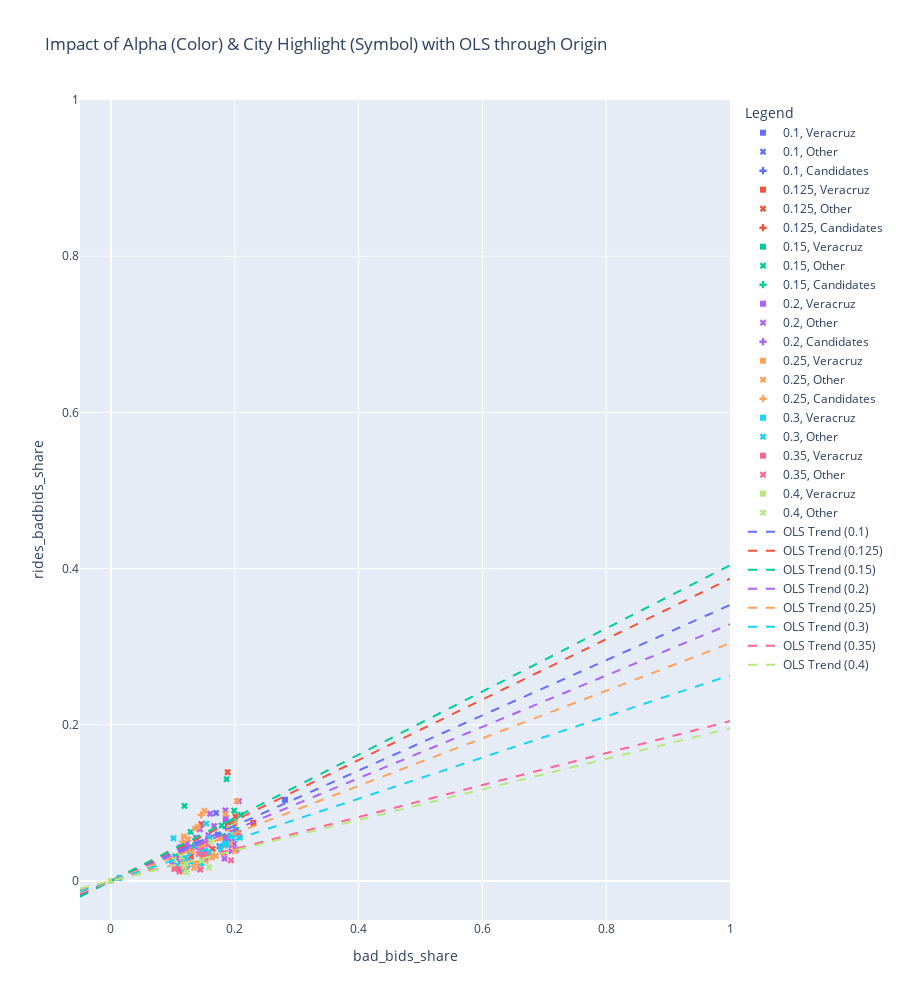

Write notebook code for a chart like this one.
### Code cell
if df_filtered.empty:
    print(f"DataFrame пуст после фильтрации с MIN_COMPLETED_ORDERS = {MIN_COMPLETED_ORDERS}. График не будет построен.")
else:
    fig = px.scatter(df_filtered,
                     x='bad_bids_share',
                     y='rides_badbids_share',
                     color='alpha_value_str',
                     symbol='highlight_status',
                     symbol_map={
                         'veracrus': 'star',
                         'veracrus_candidates': 'cross'
                     },
                     hover_data=df_filtered.columns.tolist(),
                     title='Impact of Alpha (Color) & City Highlight (Symbol) with OLS through Origin',
                     labels={
                         'share_of_bad_bids': 'Share of Bad Bids',
                         'share_done_orders_with_bad_tender': 'Share of Completed Orders with Bad Tender',
                         'alpha_value_str': 'Alpha Value',
                         'highlight_status': 'City Status'
                     }
                    )

    alpha_color_map = {}
    for trace in fig.data:
        alpha_val_for_trace = trace.legendgroup
        if alpha_val_for_trace not in alpha_color_map:
            alpha_color_map[alpha_val_for_trace] = trace.marker.color
    print(alpha_color_map)

    unique_alpha_values = sorted(df_filtered['alpha_value_str'].unique())

    for current_alpha_str in unique_alpha_values:
        # Данные для OLS берутся по ВСЕМ точкам для текущего current_alpha_str
        group_data_for_ols = df_filtered[df_filtered['alpha_value_str'] == current_alpha_str]

        x_data = group_data_for_ols['bad_bids_share']
        y_data = group_data_for_ols['rides_badbids_share']

        valid_indices = x_data.notna() & y_data.notna()
        x_clean = x_data[valid_indices]
        y_clean = y_data[valid_indices]

        if len(x_clean) >= 2:
            try:
                model = sm.OLS(y_clean, x_clean)
                results = model.fit()

                if results.params.empty:
                    print(f"Предупреждение: Параметры OLS пусты для alpha_value_str = {current_alpha_str}.")
                    continue
                
                slope = results.params.iloc[0]

                if pd.notna(slope) and np.isfinite(slope):
                    x_range_for_line = np.array([-0.05, 1.0])
                    y_line = slope * x_range_for_line
                    
                    line_color = get_color_for_alpha(current_alpha_str, alpha_color_map)
                    if line_color is None:
                        print(f"Предупреждение: Цвет не найден для OLS alpha_value_str = {current_alpha_str}. Используется черный.")
                        line_color = 'rgba(0,0,0,0.5)'

                    fig.add_trace(go.Scatter(
                        x=x_range_for_line,
                        y=y_line,
                        mode='lines',
                        name=f'OLS Trend ({current_alpha_str})',
                        line=dict(color=line_color, width=2, dash='dash'),
                        legendgroup=f"group_{current_alpha_str}", 
                        showlegend=True
                    ))
                else:
                    print(f"Предупреждение: Наклон (slope) NaN/Inf для alpha_value_str = {current_alpha_str}.")
            except Exception as e:
                print(f"Ошибка OLS для alpha_value_str = {current_alpha_str}: {e}")
        else:
            print(f"Мало данных (нужно >= 2, есть {len(x_clean)}) для OLS alpha_value_str = {current_alpha_str}.")

    fig.update_layout(
        xaxis=dict(range=[-0.05, 1]),
        yaxis=dict(range=[-0.05, 1]),
        height=1000,
        legend_title_text="Legend"
    )

    fig.show()

### Figure 1 — Plotly figure (JSON) as saved in the notebook; plotly's stock layout.template omitted (floating-point values rounded to 4 significant figures; data arrays with more than 128 entries replaced by an {"elided": "..."} marker saying what was removed)
{"data": [{"customdata": [[4180, "auto_econom", 251.8, 0.1, 1703807, 478959, 612827, 63721, "0.1", "Veracruz"]], "hovertemplate": "Alpha Value=%{customdata[8]}<br>City Status=%{customdata[9]}<br>bad_bids_share=%{x}<br>rides_badbids_share=%{y}<br>city_id=%{customdata[0]}<br>order_type=%{customdata[1]}<br>avg_rta=%{customdata[2]}<br>alpha_value=%{customdata[3]}<br>bids_count=%{customdata[4]}<br>bad_bids_count=%{customdata[5]}<br>rides_count=%{customdata[6]}<br>rides_badbids_count=%{customdata[7]}<extra></extra>", "legendgroup": "0.1, Veracruz", "marker": {"color": "#636efa", "symbol": "square"}, "mode": "markers", "name": "0.1, Veracruz", "orientation": "v", "showlegend": true, "type": "scatter", "x": [0.2811], "xaxis": "x", "y": [0.104], "yaxis": "y"}, {"customdata": [[4267, "auto_econom", 193.3, 0.1, 1447079, 250085, 450217, 26829, "0.1", "Other"], [4209, "auto_econom_dublicate", 373.7, 0.1, 5015514, 851563, 936182, 81438, "0.1", "Other"], [5473, "auto_econom", 434.6, 0.1, 3138033, 550365, 479830, 21307, "0.1", "Other"], [5568, "auto_econom", 172.4, 0.1, 1514981, 192262, 375199, 14709, "0.1", "Other"], [5681, "auto_econom", 295.2, 0.1, 1489611, 221106, 351611, 12814, "0.1", "Other"]], "hovertemplate": "Alpha Value=%{customdata[8]}<br>City Status=%{customdata[9]}<br>bad_bids_share=%{x}<br>rides_badbids_share=%{y}<br>city_id=%{customdata[0]}<br>order_type=%{customdata[1]}<br>avg_rta=%{customdata[2]}<br>alpha_value=%{customdata[3]}<br>bids_count=%{customdata[4]}<br>bad_bids_count=%{customdata[5]}<br>rides_count=%{customdata[6]}<br>rides_badbids_count=%{customdata[7]}<extra></extra>", "legendgroup": "0.1, Other", "marker": {"color": "#636efa", "symbol": "x"}, "mode": "markers", "name": "0.1, Other", "orientation": "v", "showlegend": true, "type": "scatter", "x": [0.1728, 0.1698, 0.1754, 0.1269, 0.1484], "xaxis": "x", "y": [0.05959, 0.08699, 0.04441, 0.0392, 0.03644], "yaxis": "y"}, {"customdata": [[4271, "auto_econom", 200.4, 0.1, 1901412, 353697, 594691, 40760, "0.1", "Candidates"], [4381, "auto_econom", 220.6, 0.1, 1179737, 138486, 459629, 19135, "0.1", "Candidates"]], "hovertemplate": "Alpha Value=%{customdata[8]}<br>City Status=%{customdata[9]}<br>bad_bids_share=%{x}<br>rides_badbids_share=%{y}<br>city_id=%{customdata[0]}<br>order_type=%{customdata[1]}<br>avg_rta=%{customdata[2]}<br>alpha_value=%{customdata[3]}<br>bids_count=%{customdata[4]}<br>bad_bids_count=%{customdata[5]}<br>rides_count=%{customdata[6]}<br>rides_badbids_count=%{customdata[7]}<extra></extra>", "legendgroup": "0.1, Candidates", "marker": {"color": "#636efa", "symbol": "cross"}, "mode": "markers", "name": "0.1, Candidates", "orientation": "v", "showlegend": true, "type": "scatter", "x": [0.186, 0.1174], "xaxis": "x", "y": [0.06854, 0.04163], "yaxis": "y"}, {"customdata": [[4180, "auto_econom", 251.8, 0.125, 1703807, 391818, 612827, 45619, "0.125", "Veracruz"]], "hovertemplate": "Alpha Value=%{customdata[8]}<br>City Status=%{customdata[9]}<br>bad_bids_share=%{x}<br>rides_badbids_share=%{y}<br>city_id=%{customdata[0]}<br>order_type=%{customdata[1]}<br>avg_rta=%{customdata[2]}<br>alpha_value=%{customdata[3]}<br>bids_count=%{customdata[4]}<br>bad_bids_count=%{customdata[5]}<br>rides_count=%{customdata[6]}<br>rides_badbids_count=%{customdata[7]}<extra></extra>", "legendgroup": "0.125, Veracruz", "marker": {"color": "#EF553B", "symbol": "square"}, "mode": "markers", "name": "0.125, Veracruz", "orientation": "v", "showlegend": true, "type": "scatter", "x": [0.23], "xaxis": "x", "y": [0.07444], "yaxis": "y"}, {"customdata": [[4209, "auto_econom_dublicate", 373.7, 0.125, 5015514, 731791, 936182, 68229, "0.125", "Other"], [5249, "Ride A/C", 346.9, 0.125, 4134294, 779656, 701354, 97618, "0.125", "Other"], [5473, "auto_econom", 434.6, 0.125, 3138033, 515319, 479830, 19713, "0.125", "Other"], [5568, "auto_econom", 172.4, 0.125, 1514981, 171647, 375199, 12889, "0.125", "Other"], [4247, "auto_econom", 217.2, 0.125, 1226153, 227196, 310552, 17445, "0.125", "Other"], [4208, "auto_econom_dublicate", 361.1, 0.125, 3211709, 645938, 666460, 55103, "0.125", "Other"], [4267, "auto_econom", 193.3, 0.125, 1447079, 213062, 450217, 21615, "0.125", "Other"], [5681, "auto_econom", 295.2, 0.125, 1489611, 192950, 351611, 11153, "0.125", "Other"]], "hovertemplate": "Alpha Value=%{customdata[8]}<br>City Status=%{customdata[9]}<br>bad_bids_share=%{x}<br>rides_badbids_share=%{y}<br>city_id=%{customdata[0]}<br>order_type=%{customdata[1]}<br>avg_rta=%{customdata[2]}<br>alpha_value=%{customdata[3]}<br>bids_count=%{customdata[4]}<br>bad_bids_count=%{customdata[5]}<br>rides_count=%{customdata[6]}<br>rides_badbids_count=%{customdata[7]}<extra></extra>", "legendgroup": "0.125, Other", "marker": {"color": "#EF553B", "symbol": "x"}, "mode": "markers", "name": "0.125, Other", "orientation": "v", "showlegend": true, "type": "scatter", "x": [0.1459, 0.1886, 0.1642, 0.1133, 0.1853, 0.2011, 0.1472, 0.1295], "xaxis": "x", "y": [0.07288, 0.1392, 0.04108, 0.03435, 0.05617, 0.08268, 0.04801, 0.03172], "yaxis": "y"}, {"customdata": [[4271, "auto_econom", 200.4, 0.125, 1901412, 299570, 594691, 31953, "0.125", "Candidates"]], "hovertemplate": "Alpha Value=%{customdata[8]}<br>City Status=%{customdata[9]}<br>bad_bids_share=%{x}<br>rides_badbids_share=%{y}<br>city_id=%{customdata[0]}<br>order_type=%{customdata[1]}<br>avg_rta=%{customdata[2]}<br>alpha_value=%{customdata[3]}<br>bids_count=%{customdata[4]}<br>bad_bids_count=%{customdata[5]}<br>rides_count=%{customdata[6]}<br>rides_badbids_count=%{customdata[7]}<extra></extra>", "legendgroup": "0.125, Candidates", "marker": {"color": "#EF553B", "symbol": "cross"}, "mode": "markers", "name": "0.125, Candidates", "orientation": "v", "showlegend": true, "type": "scatter", "x": [0.1576], "xaxis": "x", "y": [0.05373], "yaxis": "y"}, {"customdata": [[4180, "auto_econom", 251.8, 0.15, 1703807, 343922, 612827, 39923, "0.15", "Veracruz"]], "hovertemplate": "Alpha Value=%{customdata[8]}<br>City Status=%{customdata[9]}<br>bad_bids_share=%{x}<br>rides_badbids_share=%{y}<br>city_id=%{customdata[0]}<br>order_type=%{customdata[1]}<br>avg_rta=%{customdata[2]}<br>alpha_value=%{customdata[3]}<br>bids_count=%{customdata[4]}<br>bad_bids_count=%{customdata[5]}<br>rides_count=%{customdata[6]}<br>rides_badbids_count=%{customdata[7]}<extra></extra>", "legendgroup": "0.15, Veracruz", "marker": {"color": "#00cc96", "symbol": "square"}, "mode": "markers", "name": "0.15, Veracruz", "orientation": "v", "showlegend": true, "type": "scatter", "x": [0.2019], "xaxis": "x", "y": [0.06515], "yaxis": "y"}, {"customdata": {"elided": "14x10 mixed values"}, "hovertemplate": "Alpha Value=%{customdata[8]}<br>City Status=%{customdata[9]}<br>bad_bids_share=%{x}<br>rides_badbids_share=%{y}<br>city_id=%{customdata[0]}<br>order_type=%{customdata[1]}<br>avg_rta=%{customdata[2]}<br>alpha_value=%{customdata[3]}<br>bids_count=%{customdata[4]}<br>bad_bids_count=%{customdata[5]}<br>rides_count=%{customdata[6]}<br>rides_badbids_count=%{customdata[7]}<extra></extra>", "legendgroup": "0.15, Other", "marker": {"color": "#00cc96", "symbol": "x"}, "mode": "markers", "name": "0.15, Other", "orientation": "v", "showlegend": true, "type": "scatter", "x": [0.1991, 0.2098, 0.1285, 0.1868, 0.1188, 0.1806, 0.1483, 0.1135, 0.1788, 0.1894, 0.122, 0.1995, 0.1038, 0.118], "xaxis": "x", "y": [0.09015, 0.08451, 0.06289, 0.1303, 0.09604, 0.05769, 0.03652, 0.02719, 0.07094, 0.0747, 0.03929, 0.07613, 0.03154, 0.02617], "yaxis": "y"}, {"customdata": [[4271, "auto_econom", 200.4, 0.15, 1901412, 253299, 594691, 26782, "0.15", "Candidates"]], "hovertemplate": "Alpha Value=%{customdata[8]}<br>City Status=%{customdata[9]}<br>bad_bids_share=%{x}<br>rides_badbids_share=%{y}<br>city_id=%{customdata[0]}<br>order_type=%{customdata[1]}<br>avg_rta=%{customdata[2]}<br>alpha_value=%{customdata[3]}<br>bids_count=%{customdata[4]}<br>bad_bids_count=%{customdata[5]}<br>rides_count=%{customdata[6]}<br>rides_badbids_count=%{customdata[7]}<extra></extra>", "legendgroup": "0.15, Candidates", "marker": {"color": "#00cc96", "symbol": "cross"}, "mode": "markers", "name": "0.15, Candidates", "orientation": "v", "showlegend": true, "type": "scatter", "x": [0.1332], "xaxis": "x", "y": [0.04504], "yaxis": "y"}, {"customdata": [[4180, "auto_econom", 251.8, 0.2, 1703807, 169124, 612827, 15708, "0.2", "Veracruz"]], "hovertemplate": "Alpha Value=%{customdata[8]}<br>City Status=%{customdata[9]}<br>bad_bids_share=%{x}<br>rides_badbids_share=%{y}<br>city_id=%{customdata[0]}<br>order_type=%{customdata[1]}<br>avg_rta=%{customdata[2]}<br>alpha_value=%{customdata[3]}<br>bids_count=%{customdata[4]}<br>bad_bids_count=%{customdata[5]}<br>rides_count=%{customdata[6]}<br>rides_badbids_count=%{customdata[7]}<extra></extra>", "legendgroup": "0.2, Veracruz", "marker": {"color": "#ab63fa", "symbol": "square"}, "mode": "markers", "name": "0.2, Veracruz", "orientation": "v", "showlegend": true, "type": "scatter", "x": [0.09926], "xaxis": "x", "y": [0.02563], "yaxis": "y"}, {"customdata": {"elided": "29x10 mixed values"}, "hovertemplate": "Alpha Value=%{customdata[8]}<br>City Status=%{customdata[9]}<br>bad_bids_share=%{x}<br>rides_badbids_share=%{y}<br>city_id=%{customdata[0]}<br>order_type=%{customdata[1]}<br>avg_rta=%{customdata[2]}<br>alpha_value=%{customdata[3]}<br>bids_count=%{customdata[4]}<br>bad_bids_count=%{customdata[5]}<br>rides_count=%{customdata[6]}<br>rides_badbids_count=%{customdata[7]}<extra></extra>", "legendgroup": "0.2, Other", "marker": {"color": "#ab63fa", "symbol": "x"}, "mode": "markers", "name": "0.2, Other", "orientation": "v", "showlegend": true, "type": "scatter", "x": [0.1228, 0.1849, 0.1204, 0.1989, 0.1909, 0.1386, 0.1372, 0.1377, 0.1946, 0.2026, 0.1437, 0.1561, 0.1946, 0.1067, 0.1389, 0.1247, 0.1573, 0.1138, 0.1857, 0.185, 0.1833, 0.1602, 0.1113, 0.1667, 0.1158, 0.2065, 0.115, 0.1945, 0.1853], "xaxis": "x", "y": [0.04819, 0.09047, 0.0418, 0.04758, 0.04635, 0.04847, 0.04316, 0.05547, 0.04619, 0.0401, 0.06622, 0.05055, 0.05051, 0.02886, 0.0456, 0.04266, 0.05872, 0.03979, 0.08032, 0.07792, 0.02865, 0.08608, 0.04283, 0.07044, 0.0437, 0.1022, 0.02638, 0.03822, 0.05313], "yaxis": "y"}, {"customdata": [[4244, "auto_econom_nocomment", 270.4, 0.2, 3142921, 577197, 869506, 48611, "0.2", "Candidates"], [5548, "auto_econom", 270.4, 0.2, 4609340, 692657, 1348288, 51635, "0.2", "Candidates"], [5504, "auto_econom", 208.3, 0.2, 2315121, 362965, 671074, 34667, "0.2", "Candidates"]], "hovertemplate": "Alpha Value=%{customdata[8]}<br>City Status=%{customdata[9]}<br>bad_bids_share=%{x}<br>rides_badbids_share=%{y}<br>city_id=%{customdata[0]}<br>order_type=%{customdata[1]}<br>avg_rta=%{customdata[2]}<br>alpha_value=%{customdata[3]}<br>bids_count=%{customdata[4]}<br>bad_bids_count=%{customdata[5]}<br>rides_count=%{customdata[6]}<br>rides_badbids_count=%{customdata[7]}<extra></extra>", "legendgroup": "0.2, Candidates", "marker": {"color": "#ab63fa", "symbol": "cross"}, "mode": "markers", "name": "0.2, Candidates", "orientation": "v", "showlegend": true, "type": "scatter", "x": [0.1836, 0.1503, 0.1568], "xaxis": "x", "y": [0.05591, 0.0383, 0.05166], "yaxis": "y"}, {"customdata": [[4180, "auto_econom", 251.8, 0.25, 1703807, 109301, 612827, 9948, "0.25", "Veracruz"]], "hovertemplate": "Alpha Value=%{customdata[8]}<br>City Status=%{customdata[9]}<br>bad_bids_share=%{x}<br>rides_badbids_share=%{y}<br>city_id=%{customdata[0]}<br>order_type=%{customdata[1]}<br>avg_rta=%{customdata[2]}<br>alpha_value=%{customdata[3]}<br>bids_count=%{customdata[4]}<br>bad_bids_count=%{customdata[5]}<br>rides_count=%{customdata[6]}<br>rides_badbids_count=%{customdata[7]}<extra></extra>", "legendgroup": "0.25, Veracruz", "marker": {"color": "#FFA15A", "symbol": "square"}, "mode": "markers", "name": "0.25, Veracruz", "orientation": "v", "showlegend": true, "type": "scatter", "x": [0.06415], "xaxis": "x", "y": [0.01623], "yaxis": "y"}, {"customdata": {"elided": "28x10 mixed values"}, "hovertemplate": "Alpha Value=%{customdata[8]}<br>City Status=%{customdata[9]}<br>bad_bids_share=%{x}<br>rides_badbids_share=%{y}<br>city_id=%{customdata[0]}<br>order_type=%{customdata[1]}<br>avg_rta=%{customdata[2]}<br>alpha_value=%{customdata[3]}<br>bids_count=%{customdata[4]}<br>bad_bids_count=%{customdata[5]}<br>rides_count=%{customdata[6]}<br>rides_badbids_count=%{customdata[7]}<extra></extra>", "legendgroup": "0.25, Other", "marker": {"color": "#FFA15A", "symbol": "x"}, "mode": "markers", "name": "0.25, Other", "orientation": "v", "showlegend": true, "type": "scatter", "x": [0.1754, 0.1361, 0.163, 0.1234, 0.1357, 0.1344, 0.1511, 0.1305, 0.1469, 0.118, 0.1851, 0.2, 0.1626, 0.1696, 0.1403, 0.1997, 0.1246, 0.1589, 0.1205, 0.1907, 0.2033, 0.1533, 0.1833, 0.2069, 0.1927, 0.1157, 0.1433, 0.1175], "xaxis": "x", "y": [0.05451, 0.06696, 0.03014, 0.02074, 0.02279, 0.01675, 0.08966, 0.03801, 0.03122, 0.01423, 0.08592, 0.07392, 0.03307, 0.03206, 0.06927, 0.03837, 0.05368, 0.03226, 0.02033, 0.06659, 0.1022, 0.02617, 0.04474, 0.05623, 0.04769, 0.02445, 0.02205, 0.05714], "yaxis": "y"}, {"customdata": [[4515, "auto_econom", 237.3, 0.25, 3140436, 363240, 929357, 46818, "0.25", "Candidates"], [4236, "auto_econom", 239.7, 0.25, 3672994, 535829, 1040103, 88063, "0.25", "Candidates"]], "hovertemplate": "Alpha Value=%{customdata[8]}<br>City Status=%{customdata[9]}<br>bad_bids_share=%{x}<br>rides_badbids_share=%{y}<br>city_id=%{customdata[0]}<br>order_type=%{customdata[1]}<br>avg_rta=%{customdata[2]}<br>alpha_value=%{customdata[3]}<br>bids_count=%{customdata[4]}<br>bad_bids_count=%{customdata[5]}<br>rides_count=%{customdata[6]}<br>rides_badbids_count=%{customdata[7]}<extra></extra>", "legendgroup": "0.25, Candidates", "marker": {"color": "#FFA15A", "symbol": "cross"}, "mode": "markers", "name": "0.25, Candidates", "orientation": "v", "showlegend": true, "type": "scatter", "x": [0.1157, 0.1459], "xaxis": "x", "y": [0.05038, 0.08467], "yaxis": "y"}, {"customdata": [[4180, "auto_econom", 251.8, 0.3, 1703807, 23256, 612827, 2370, "0.3", "Veracruz"]], "hovertemplate": "Alpha Value=%{customdata[8]}<br>City Status=%{customdata[9]}<br>bad_bids_share=%{x}<br>rides_badbids_share=%{y}<br>city_id=%{customdata[0]}<br>order_type=%{customdata[1]}<br>avg_rta=%{customdata[2]}<br>alpha_value=%{customdata[3]}<br>bids_count=%{customdata[4]}<br>bad_bids_count=%{customdata[5]}<br>rides_count=%{customdata[6]}<br>rides_badbids_count=%{customdata[7]}<extra></extra>", "legendgroup": "0.3, Veracruz", "marker": {"color": "#19d3f3", "symbol": "square"}, "mode": "markers", "name": "0.3, Veracruz", "orientation": "v", "showlegend": true, "type": "scatter", "x": [0.01365], "xaxis": "x", "y": [0.003867], "yaxis": "y"}, {"customdata": {"elided": "22x10 mixed values"}, "hovertemplate": "Alpha Value=%{customdata[8]}<br>City Status=%{customdata[9]}<br>bad_bids_share=%{x}<br>rides_badbids_share=%{y}<br>city_id=%{customdata[0]}<br>order_type=%{customdata[1]}<br>avg_rta=%{customdata[2]}<br>alpha_value=%{customdata[3]}<br>bids_count=%{customdata[4]}<br>bad_bids_count=%{customdata[5]}<br>rides_count=%{customdata[6]}<br>rides_badbids_count=%{customdata[7]}<extra></extra>", "legendgroup": "0.3, Other", "marker": {"color": "#19d3f3", "symbol": "x"}, "mode": "markers", "name": "0.3, Other", "orientation": "v", "showlegend": true, "type": "scatter", "x": [0.101, 0.1776, 0.1465, 0.1871, 0.1928, 0.15, 0.2021, 0.14, 0.154, 0.1952, 0.1197, 0.1065, 0.16, 0.1202, 0.1122, 0.2085, 0.1057, 0.1205, 0.1574, 0.1278, 0.1237, 0.184], "xaxis": "x", "y": [0.05468, 0.04087, 0.0225, 0.04831, 0.05792, 0.03161, 0.05915, 0.0457, 0.07338, 0.0578, 0.02791, 0.02022, 0.0551, 0.01845, 0.0157, 0.05534, 0.01868, 0.02037, 0.03721, 0.02494, 0.02067, 0.04643], "yaxis": "y"}, {"customdata": [[4180, "auto_econom", 251.8, 0.35, 1703807, 14, 612827, 1, "0.35", "Veracruz"]], "hovertemplate": "Alpha Value=%{customdata[8]}<br>City Status=%{customdata[9]}<br>bad_bids_share=%{x}<br>rides_badbids_share=%{y}<br>city_id=%{customdata[0]}<br>order_type=%{customdata[1]}<br>avg_rta=%{customdata[2]}<br>alpha_value=%{customdata[3]}<br>bids_count=%{customdata[4]}<br>bad_bids_count=%{customdata[5]}<br>rides_count=%{customdata[6]}<br>rides_badbids_count=%{customdata[7]}<extra></extra>", "legendgroup": "0.35, Veracruz", "marker": {"color": "#FF6692", "symbol": "square"}, "mode": "markers", "name": "0.35, Veracruz", "orientation": "v", "showlegend": true, "type": "scatter", "x": [8.217e-06], "xaxis": "x", "y": [1.632e-06], "yaxis": "y"}, {"customdata": {"elided": "14x10 mixed values"}, "hovertemplate": "Alpha Value=%{customdata[8]}<br>City Status=%{customdata[9]}<br>bad_bids_share=%{x}<br>rides_badbids_share=%{y}<br>city_id=%{customdata[0]}<br>order_type=%{customdata[1]}<br>avg_rta=%{customdata[2]}<br>alpha_value=%{customdata[3]}<br>bids_count=%{customdata[4]}<br>bad_bids_count=%{customdata[5]}<br>rides_count=%{customdata[6]}<br>rides_badbids_count=%{customdata[7]}<extra></extra>", "legendgroup": "0.35, Other", "marker": {"color": "#FF6692", "symbol": "x"}, "mode": "markers", "name": "0.35, Other", "orientation": "v", "showlegend": true, "type": "scatter", "x": [0.1823, 0.1024, 0.1027, 0.1107, 0.1568, 0.1517, 0.206, 0.1459, 0.1938, 0.1443, 0.1518, 0.1211, 0.1098, 0.1418], "xaxis": "x", "y": [0.03568, 0.01623, 0.01534, 0.01207, 0.04644, 0.03414, 0.06156, 0.0408, 0.02639, 0.01465, 0.02984, 0.01791, 0.01522, 0.03448], "yaxis": "y"}, {"customdata": [[4180, "auto_econom", 251.8, 0.4, 1703807, 13, 612827, 1, "0.4", "Veracruz"]], "hovertemplate": "Alpha Value=%{customdata[8]}<br>City Status=%{customdata[9]}<br>bad_bids_share=%{x}<br>rides_badbids_share=%{y}<br>city_id=%{customdata[0]}<br>order_type=%{customdata[1]}<br>avg_rta=%{customdata[2]}<br>alpha_value=%{customdata[3]}<br>bids_count=%{customdata[4]}<br>bad_bids_count=%{customdata[5]}<br>rides_count=%{customdata[6]}<br>rides_badbids_count=%{customdata[7]}<extra></extra>", "legendgroup": "0.4, Veracruz", "marker": {"color": "#B6E880", "symbol": "square"}, "mode": "markers", "name": "0.4, Veracruz", "orientation": "v", "showlegend": true, "type": "scatter", "x": [7.63e-06], "xaxis": "x", "y": [1.632e-06], "yaxis": "y"}, {"customdata": [[4142, "auto_econom", 370.3, 0.4, 8124448, 927949, 1310517, 40603, "0.4", "Other"], [4195, "auto_econom", 310.0, 0.4, 6334597, 771935, 1033346, 11367, "0.4", "Other"], [4376, "auto_econom", 339.8, 0.4, 2657623, 314986, 462789, 8645, "0.4", "Other"], [5910, "auto_econom", 424.6, 0.4, 4728390, 573274, 954661, 21180, "0.4", "Other"], [9415, "auto_econom", 474.1, 0.4, 3568201, 522712, 476599, 12351, "0.4", "Other"], [5233, "Ride A/C", 606.0, 0.4, 5218042, 530093, 338044, 9236, "0.4", "Other"], [4148, "auto_econom", 207.2, 0.4, 2901681, 468034, 512049, 25786, "0.4", "Other"], [4825, "auto_econom", 316.7, 0.4, 7917659, 1255546, 1400624, 24657, "0.4", "Other"]], "hovertemplate": "Alpha Value=%{customdata[8]}<br>City Status=%{customdata[9]}<br>bad_bids_share=%{x}<br>rides_badbids_share=%{y}<br>city_id=%{customdata[0]}<br>order_type=%{customdata[1]}<br>avg_rta=%{customdata[2]}<br>alpha_value=%{customdata[3]}<br>bids_count=%{customdata[4]}<br>bad_bids_count=%{customdata[5]}<br>rides_count=%{customdata[6]}<br>rides_badbids_count=%{customdata[7]}<extra></extra>", "legendgroup": "0.4, Other", "marker": {"color": "#B6E880", "symbol": "x"}, "mode": "markers", "name": "0.4, Other", "orientation": "v", "showlegend": true, "type": "scatter", "x": [0.1142, 0.1219, 0.1185, 0.1212, 0.1465, 0.1016, 0.1613, 0.1586], "xaxis": "x", "y": [0.03098, 0.011, 0.01868, 0.02219, 0.02591, 0.02732, 0.05036, 0.0176], "yaxis": "y"}, {"legendgroup": "group_0.1", "line": {"color": "#636efa", "dash": "dash", "width": 2}, "mode": "lines", "name": "OLS Trend (0.1)", "showlegend": true, "type": "scatter", "x": [-0.05, 1.0], "y": [-0.01767, 0.3534]}, {"legendgroup": "group_0.125", "line": {"color": "#EF553B", "dash": "dash", "width": 2}, "mode": "lines", "name": "OLS Trend (0.125)", "showlegend": true, "type": "scatter", "x": [-0.05, 1.0], "y": [-0.01935, 0.3871]}, {"legendgroup": "group_0.15", "line": {"color": "#00cc96", "dash": "dash", "width": 2}, "mode": "lines", "name": "OLS Trend (0.15)", "showlegend": true, "type": "scatter", "x": [-0.05, 1.0], "y": [-0.02021, 0.4043]}, {"legendgroup": "group_0.2", "line": {"color": "#ab63fa", "dash": "dash", "width": 2}, "mode": "lines", "name": "OLS Trend (0.2)", "showlegend": true, "type": "scatter", "x": [-0.05, 1.0], "y": [-0.01644, 0.3288]}, {"legendgroup": "group_0.25", "line": {"color": "#FFA15A", "dash": "dash", "width": 2}, "mode": "lines", "name": "OLS Trend (0.25)", "showlegend": true, "type": "scatter", "x": [-0.05, 1.0], "y": [-0.01522, 0.3044]}, {"legendgroup": "group_0.3", "line": {"color": "#19d3f3", "dash": "dash", "width": 2}, "mode": "lines", "name": "OLS Trend (0.3)", "showlegend": true, "type": "scatter", "x": [-0.05, 1.0], "y": [-0.01316, 0.2633]}, {"legendgroup": "group_0.35", "line": {"color": "#FF6692", "dash": "dash", "width": 2}, "mode": "lines", "name": "OLS Trend (0.35)", "showlegend": true, "type": "scatter", "x": [-0.05, 1.0], "y": [-0.01024, 0.2047]}, {"legendgroup": "group_0.4", "line": {"color": "#B6E880", "dash": "dash", "width": 2}, "mode": "lines", "name": "OLS Trend (0.4)", "showlegend": true, "type": "scatter", "x": [-0.05, 1.0], "y": [-0.009768, 0.1954]}], "layout": {"height": 1000, "legend": {"title": {"text": "Legend"}, "tracegroupgap": 0}, "title": {"text": "Impact of Alpha (Color) & City Highlight (Symbol) with OLS through Origin"}, "xaxis": {"anchor": "y", "domain": [0, 1], "range": [-0.05, 1], "title": {"text": "bad_bids_share"}}, "yaxis": {"anchor": "x", "domain": [0, 1], "range": [-0.05, 1], "title": {"text": "rides_badbids_share"}}}}
